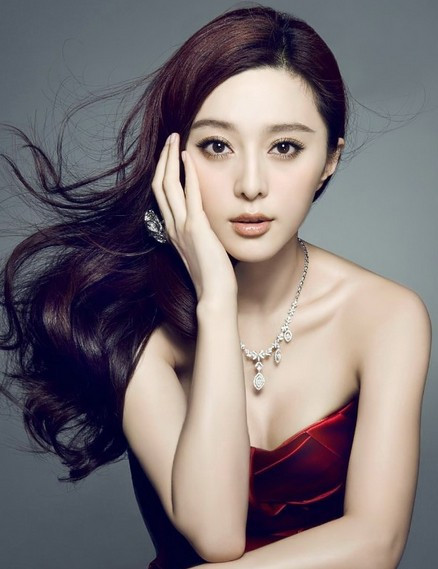
#> input picture images/bingbing.jpg, 438 x 569 px, given in place of the camera
$ python eyetracking.py --face haarcascade_frontalface_default.xml --eye haarcascade_eye.xml
#> lines starting #> are read from the running program, lines starting #| are printed output that depends on the picture
### miniProject/pyimagesearch/imutils.py
import cv2

def resize(image, width=None, height=None,
        inter=cv2.INTER_AREA):
    dim=None
    (h,w)=image.shape[:2]
    if width is None and height is None:
        return image

    if width is None:
        r=height/float(h)
        dim=(int(w*r), height)
    elif height is None:
        r=width/float(w)
        dim=(width, int(h*r))
    else:
        dim=(width,height)
    resized=cv2.resize(image,dim,interpolation=inter)
    return resized

### miniProject/pyimagesearch/eyetracker.py
import cv2


class EyeTracker(object):
    def __init__(self, faceCascadePath, eyeCascadePath):
        self.faceCascade=cv2.CascadeClassifier(faceCascadePath)
        self.eyeCascade=cv2.CascadeClassifier(eyeCascadePath)

    def track(self,image):
        faceRects=self.faceCascade.detectMultiScale(image,
                    scaleFactor=1.1, minNeighbors=5,
                    minSize=(30,30), flags=cv2.CASCADE_SCALE_IMAGE)
        rects=[]
        for (fX, fY, fW, fH) in faceRects:
            faceROI = image[fY:fY+fH, fX:fX+fW]
            rects.append((fX,fY,fX+fW,fY+fH))

            eyeRects=self.eyeCascade.detectMultiScale(
                        faceROI, scaleFactor=1.1, minNeighbors=10,
                        minSize=(20,20), flags=cv2.CASCADE_SCALE_IMAGE
                        )
            for (eX,eY,eW,eH) in eyeRects:
                rects.append((fX+eX, fY+eY, fX+eX+eW, fY+eY+eH))
        return rects

### miniProject/eyetracker/eyetracking.py
from pyimagesearch.eyetracker import EyeTracker
from pyimagesearch import imutils
import argparse
import cv2

ap=argparse.ArgumentParser()
ap.add_argument('-f', '--face', required=True,
            help='path to where the face cascade resides')
ap.add_argument('-e', '--eye', required=True,
            help='path to where the eye cascade resides')
ap.add_argument('-v','--video',
            help='path to the vide file')
args=vars(ap.parse_args())
et=EyeTracker(args['face'],args["eye"])

if not args.get('video',False):
    camera=cv2.VideoCapture(0)
else:
    camera=cv2.VideoCapture(args['video'])

while True:
    (grabbed, frame)=camera.read()
#> frame is the input picture: shape (569, 438, 3); mean B, G, R 116.8, 113.8, 122.7
    if args.get('video') and not grabbed:
        break
    frame=imutils.resize(frame,width=300)
    gray=cv2.cvtColor(frame, cv2.COLOR_BGR2GRAY)
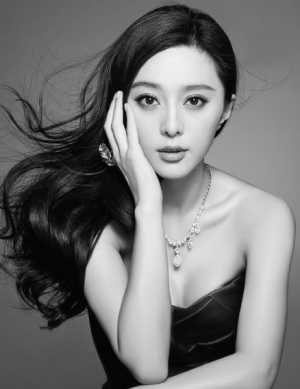
#> gray: shape (389, 300); min 3, max 247, mean 116.8
    rects=et.track(gray)
#> in track, `faceRects=self.faceCascade.detectMultiScale(image, scaleFactor=1.1, mi..`: faceRects = [[107, 50, 130, 130]]
#> the loop in track, `for (fX, fY, fW, fH) in faceRects:` made 1 pass
#> (fX, fY, fW, fH, eyeRects) on pass 1: (107, 50, 130, 130, [[24, 35, 31, 31], [71, 34, 33, 33]])
#> pass 1, in track, `faceROI = image[fY:fY+fH, fX:fX+fW]`:
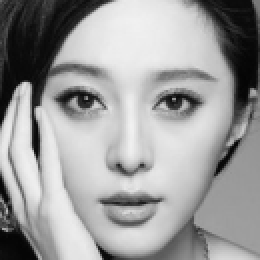
#> faceROI: shape (130, 130) (shown 2 times larger); min 4, max 241, mean 156.2
#> after the loop in track, `for (fX, fY, fW, fH) in faceRects:`: rects = [(107, 50, 237, 180), (131, 85, 162, 116), (178, 84, 211, 117)]

    for rect in rects:
        cv2.rectangle(frame, (rect[0],rect[1]),
            (rect[2],rect[3]),(0,255,0),2)
#> this loop made 3 passes
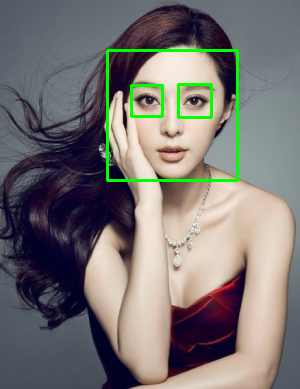
#> frame: shape (389, 300, 3); mean B, G, R 114.3, 116.3, 119.9
    cv2.imshow("Tracking", frame)
    if cv2.waitKey(10)&0xFF == ord('q'):
#> (key q is pressed here)
        break
camera.release()
cv2.destroyAllWindows()
